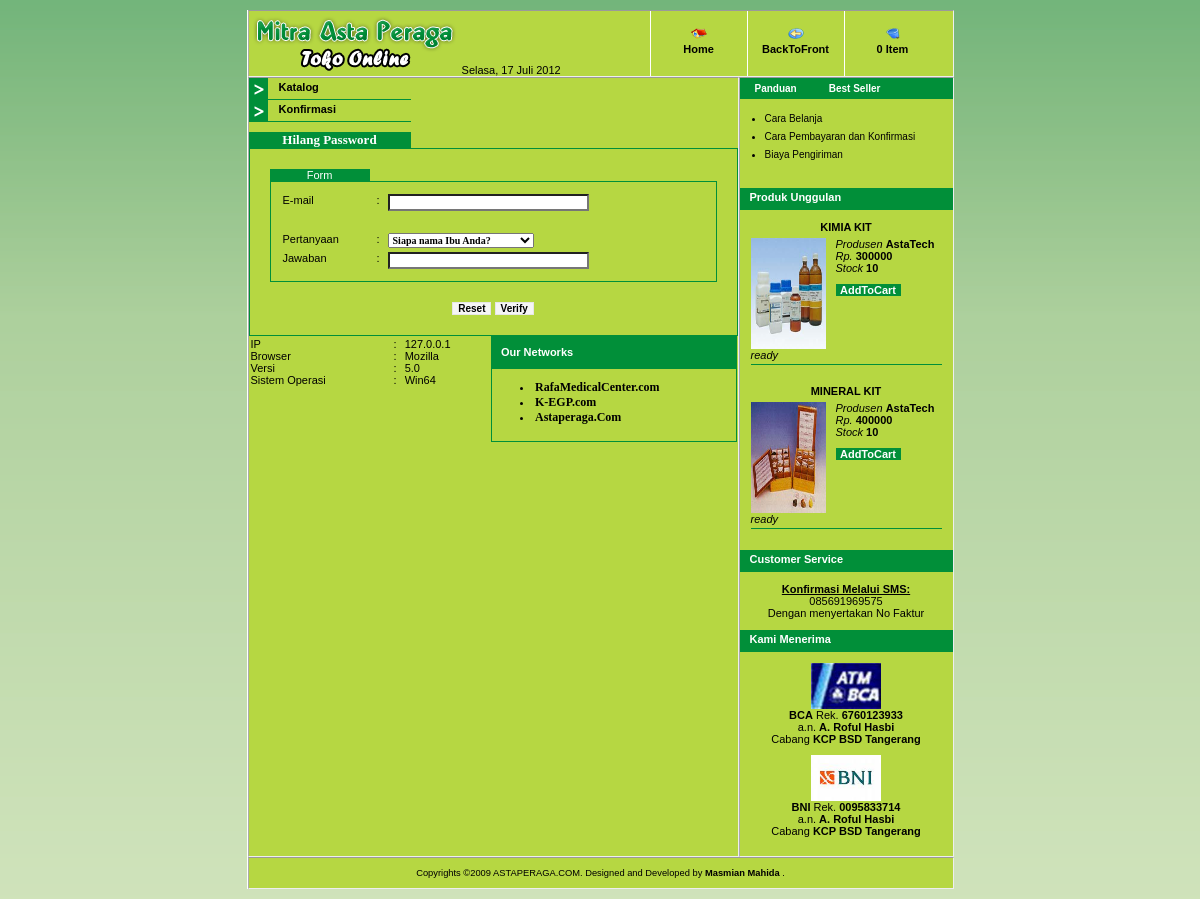
Page /action.php?view=lost on the committed database.
### tables this page shows
CREATE TABLE `tema` (
  `idTema` int(11) NOT NULL auto_increment,
  `bodyTema` text NOT NULL,
  `backTema` text NOT NULL,
  `tripTema` text NOT NULL,
  `tripTextTema` text NOT NULL,
  `banerTema` text NOT NULL,
  `banerTripTema` text NOT NULL,
  `title` text NOT NULL,
  `rincian` text NOT NULL,
  `domain` text NOT NULL,
  `online` varchar(1) NOT NULL,
  PRIMARY KEY  (`idTema`)
);

CREATE TABLE `network` (
  `idNetwork` int(2) NOT NULL auto_increment,
  `namaNetwork` text NOT NULL,
  `idStatusShow` int(2) NOT NULL,
  `keteranganNetwork` text NOT NULL,
  `linkNetwork` text NOT NULL,
  PRIMARY KEY  (`idNetwork`)
);

CREATE TABLE `produk` (
  `idProduk` int(11) NOT NULL auto_increment,
  `namaProduk` text NOT NULL,
  `hargaProduk` bigint(20) NOT NULL,
  `idKategori` int(11) NOT NULL,
  `stockProduk` int(11) NOT NULL,
  `pathImage` text NOT NULL,
  `idStatusProduk` int(11) NOT NULL,
  `konten` text NOT NULL,
  `idProdusen` int(11) NOT NULL,
  PRIMARY KEY  (`idProduk`)
);

CREATE TABLE `produsen` (
  `idProdusen` int(11) NOT NULL auto_increment,
  `namaProdusen` text NOT NULL,
  PRIMARY KEY  (`idProdusen`)
);

CREATE TABLE `bank` (
  `idBank` int(11) NOT NULL auto_increment,
  `namaBank` text NOT NULL,
  `noRekBank` text NOT NULL,
  `namaPemilik` text NOT NULL,
  `cabang` text NOT NULL,
  `image` text NOT NULL,
  PRIMARY KEY  (`idBank`)
);

### library/kelasPelanggan.php (the view, shortened to what the rows shown need)
<?php
	class Pelanggan {
		function BrowserDetector() {
			$bd['UA']=getenv(HTTP_USER_AGENT);
			$preparens="";
			$parens="";
			$i=strpos($bd['UA'],"(");
			if($i>=0) {
				$preparens=trim(substr($bd['UA'],0,$i));
				$parens=substr($bd['UA'],$i+1, strlen($bd['UA']));
				$j=strpos($parens,")");
				if($j>=0) {
					$parens=substr($parens,0,$j);
				}
			}
			else {
				$preparens=$bd['UA'];
			}
			$browVer=$preparens;
			$token=trim(strtok($parens,";"));
			while($token) {
				if($token=="compatible") {
				}
				else if (preg_match("/MSIE/i","$token")) {
					$browVer=$token;
				}
				else if (preg_match("/Opera/i","$token")) {
					$browVer=$token;
				}
				else if (preg_match("/X11/i","$token") || preg_match("/Linux/i","$token")) {
					$bd['PLATFORM']="Unix";
				}
				else if (preg_match("/Win/i","$token")) {
					$bd['PLATFORM']=$token;
				}
				else if (preg_match("/Mac/i","$token") || preg_match("/PPC/i","$token")) {
					$bd['PLATFORM']=$token;
				}
				$token=strtok(";");
			}
			$msieIndex=strpos($browVer,"MSIE");
			if($msieIndex>=0) {
				$browVer=substr($browVer,$msieIndex,strlen($browVer));
			}
			$leftover="";
			if(substr($browVer,0,strlen("Mozilla"))=="Mozilla") {
				$bd['BROWSER']="Mozilla";
				$leftover=substr($browVer,strlen("Mozilla")+1,strlen($browVer));
			}
			$leftover=trim($leftover);
			$i=strpos($leftover," ");
			if($i>0) {
				$bd['VERSION']=substr($leftover,0,$i);
			}
			else {
				$bd['VERSION']=$leftover;
			}
			return($bd);
		}
		function getIsi4() {
			$sql_tema="SELECT * FROM tema";
			$query_tema=mysql_query($sql_tema,opendb())or die(mysql_error());
			if($query_tema != null) {
				if(mysql_num_rows($query_tema)==1) {
					$row_tema=mysql_fetch_array($query_tema);
					$BACK=$row_tema['backTema'];
					$TRIP=$row_tema['tripTema'];
					$TEXT=$row_tema['tripTextTema'];
				}
			}
				$isi="<tr><td colspan=\"2\">
						<table cellpadding=\"0\" cellspacing=\"0\" border=\"0\" width=\"100%\">
							<tr><td>
								<table cellpadding=\"1\" cellspacing=\"1\" width=\"242\">
									<tr><td>";
										$bd=$this->BrowserDetector();
										$ip = getenv("REMOTE_ADDR");
										$isi .= "<table border='0' cellpadding='0' cellspacing='0' align='center' width='100%'>";
										$isi .= "	<tr>
													<td class='info'>IP</td>
													<td class='info'>:&nbsp;</td>
													<td class='info'>$ip</td>
												</tr>
												<tr>
													<td class='info'>Browser</td>
													<td class='info'> : </td>
													<td class='info'>$bd[BROWSER]</td>
												</tr>
												<tr>
													<td class='info'>Versi</td>
													<td class='info'> : </td>
													<td class='info'>$bd[VERSION]</td>
												</tr>
												<tr>
													<td class='info'>Sistem Operasi&nbsp;</td>
													<td class='info'> : </td>
													<td class='info'>$bd[PLATFORM]</td>
												</tr>
											  </table>";
						$isi .="		</td></tr>
								</table>
							</td><td>
								<table bgcolor=\"#$TRIP\" cellpadding=\"0\" cellspacing=\"0\" width=\"246\" style=\"font: normal 11px tahoma, arial;\">
									<tr><td style=\"padding: 10px; color:#$TEXT;\"><b>Our Networks</b></td><td></td></tr>
									<tr style=\"background: #$BACK;\"><td>
										<table cellpadding=\"1\" cellspacing=\"1\" width=\"100%\" bgcolor=\"#$TRIP\">
											<tr bgcolor=\"#$BACK\"><td><div id=\"coolmenu\">
											<ul style=\"left: 0px; margin-top: 10px;\">";
											$sql_net="SELECT * FROM network WHERE idStatusShow='1'";
											$query_net=mysql_query($sql_net,opendb())or die(mysql_error());
											if($query_net != null) {
												if(mysql_num_rows($query_net)>0) {
													while($row_net=mysql_fetch_array($query_net)) {
													$isi .="<li><div><a href=\"$row_net[linkNetwork]\"
																	onMouseover=\"showtext('"."$row_net[keteranganNetwork]"."')\"
																	onMouseout=\"hidetext()\">$row_net[namaNetwork]</a></div></li>";
													}
												}
											}
									$isi .="</ul></div><div id=\"tabledescription\"></div>
											</td></tr>
										</table>
									</td>
									<td></td></tr>
								</table>
								</td></tr>
						</table>
						</td>
						</tr>";
					return $isi;
		}
		function getIsi() {
			echo $this->getIsi4();
		}
			?>
<?php	}
		function getHeader() {
			$sql_tema="SELECT * FROM tema";
			$query_tema=mysql_query($sql_tema,opendb())or die(mysql_error());
			if($query_tema != null) {
				if(mysql_num_rows($query_tema)==1) {
					$row_tema=mysql_fetch_array($query_tema);
					$BACK=$row_tema['backTema'];
					$BANER=$row_tema['banerTema'];
				}
			}
			?>
			<!DOCTYPE HTML PUBLIC "-//W3C//DTD HTML 4.01 Transitional//EN"
			"http://www.w3.org/TR/html4/loose.dtd">
			<html>
			<head>
			<link href="stylea.css" rel="stylesheet" type="text/css" />
			<link rel="stylesheet" href="css/jquery.jcarousel.css" type="text/css" />
			<link rel="stylesheet" href="css/skin.css" type="text/css" />
			</head>
			<body style="margin: 10px 0 10px 0;">
			  <table cellpadding="0" cellspacing="0" align="center" id="mainframe" border="1" style="background: #<?php echo "$BACK"; ?>;">
				<tr><td colspan="2">
				<div id="wrapper">
					<img src="imagea/<?php echo $BANER; ?>" width="209" height="63"> <?php tanggal(); ?>
					<div id="topnav">
						<table width="250" height="100%" cellpadding="0" cellspacing="0">
						</table>
					</div>
				</div>
				</td></tr><tr>
<?php	}
		function getFooter() {
			$sql_tema="SELECT * FROM tema";
			$query_tema=mysql_query($sql_tema,opendb())or die(mysql_error());
			if($query_tema != null) {
				if(mysql_num_rows($query_tema)==1) {
					$row_tema=mysql_fetch_array($query_tema);
					$BACK=$row_tema['backTema'];
					$DOMAIN=$row_tema['domain'];
				}
			}
		?>
				</tr><tr><td colspan="2" style="padding: 10px; " align="center" bgcolor="#<?php echo $BACK; ?>">
					<span class="small">Copyrights &copy;2009 <?php echo $DOMAIN; ?>. Designed and Developed by <b>Masmian Mahida </b>.</span></td></tr>
			</table>
			</body>
			</html>
<?php	}
		function getKiri() {
		?>
		<td width="487">
			<table cellpadding="0" cellspacing="0" width="487" border="0">
				<?php $this->getIsi(); ?>
				</table>
			</td>
<?php	}
		function getKanan() {
			$sql_tema="SELECT * FROM tema";
			$query_tema=mysql_query($sql_tema,opendb())or die(mysql_error());
			if($query_tema != null) {
				if(mysql_num_rows($query_tema)==1) {
					$row_tema=mysql_fetch_array($query_tema);
					$BACK=$row_tema['backTema'];
					$TRIP=$row_tema['tripTema'];
				}
			}
			?>
			<td width="212" style="background-color: #<?php echo $BACK; ?>;">
			<table cellpadding="0" cellspacing="0" class="spacer"><tr><td>
							<?php
								$sql_best="SELECT idProduk FROM produk WHERE idStatusProduk='4'";
								$query_best=mysql_query($sql_best,opendb())or die(mysql_error());
								if($query_best != null) {
									if(mysql_num_rows($query_best)>0) {
										while($row_best=mysql_fetch_array($query_best)) {
											$bestID[]=$row_best['idProduk'];
										}
										$show_best=2;
										$randBest=array_rand($bestID,$show_best);
										for($iB=0; $iB<$show_best; $iB++) {
											$id_best=$bestID[$randBest[$iB]];
											$sql_idBe="	SELECT P.idProduk, P.stockProduk, P.namaProduk, P.hargaProduk, P.konten, P.pathImage, D.namaProdusen, K.namaKategori
														FROM produk P, produsen D, kategori K
														WHERE P.idProdusen=D.idProdusen
														AND P.idKategori=K.idKategori
														AND P.idProduk='$id_best'";
											$query_idBe=mysql_query($sql_idBe,opendb())or die(mysql_error());
											if($query_idBe != null) {
												if(mysql_num_rows($query_idBe)>0) {
													$row_idBe=mysql_fetch_array($query_idBe); ?>
																	<?php
																		if($_SESSION['ASTA_HASH']) {
																			$href="cart.php?token=$_SESSION[ASTA_HASH]&";
																		}
																		else {
																			$href="cart.php?";
																		}
																	?>
										<?php	}
											}
										}
									}
								}
							?>
			</td></tr>
			<tr><td align="center" valign="top" style="padding-top:5px;">
				<div style="border: 1px solid #<?php echo $BACK; ?>; width: 211px;">
					<?php
						$sql_unggul="SELECT idProduk FROM produk WHERE idStatusProduk='3'";
						$query_unggul=mysql_query($sql_unggul,opendb())or die(mysql_error());
						if($query_unggul != null) {
							if(mysql_num_rows($query_unggul)>0) {
								while($row_unggul=mysql_fetch_array($query_unggul)) {
									$unggulID[]=$row_unggul['idProduk'];
								}
								$show_unggul=2;
								$randUg=array_rand($unggulID,$show_unggul);
								for($i=0; $i<$show_unggul; $i++) {
									$id_unggul=$unggulID[$randUg[$i]];
									$sql_id="	SELECT P.idProduk, P.stockProduk, P.namaProduk, P.hargaProduk, P.konten, P.pathImage, D.namaProdusen, K.namaKategori
												FROM produk P, produsen D, kategori K
												WHERE P.idProdusen=D.idProdusen
												AND P.idKategori=K.idKategori
												AND P.idProduk='$id_unggul'";
									$query_id=mysql_query($sql_id,opendb())or die(mysql_error());
									if($query_id != null) {
										if(mysql_num_rows($query_id)>0) {
											$row_id=mysql_fetch_array($query_id); ?>
											<div style="padding: 10px 10px 10px 10px;">
												<div style="padding-bottom: 5px; color: #000000;"><?php echo "<b>".strtoupper($row_id['namaProduk'])."</b>"; ?></div>
												<table cellpadding="0" cellspacing="0" align="center" width="100%" border="0">
													<tr>
														<td width="85">
															<div><img src="./imagea/product/<?php echo $row_id['pathImage']; ?>" width="75" height="111"></div>
															</td>
														<td align="left">
															<?php
																if($_SESSION['ASTA_HASH']) {
																	$href="cart.php?token=$_SESSION[ASTA_HASH]&";
																}
																else {
																	$href="cart.php?";
																}
															?>
															<div><i><font color="black">Produsen</font></i> <b><?php echo $row_id['namaProdusen']; ?></b></div>
															<div><i><font color="black">Rp. </font></i> <b><?php echo $row_id['hargaProduk']; ?></b></div>
															<div><i><font color="black">Stock</font></i> <b><?php echo $row_id['stockProduk']; ?></b></div>
															<div style="padding-top: 10px;"><div style="background-color: #<?php echo $TRIP; ?>; width: 65px; text-align: center;"><a href="<?php echo $href."pd_id=$row_id[idProduk]"; ?>"><div style="color: #ffffff;"><b>AddToCart</b></div></a></div></div>
															</td>
														</tr>
													<tr>
														<td colspan="2" align="left" valign="top">
															<div><i><?php echo $row_id['konten']; ?></i></div>
															</td>
														</tr>
													</table>
												<div style="padding-top: 3px;"><div style="height: 1px; background-color: #<?php echo $TRIP; ?>; width: 191px; text-align: left;"></div></div>
												</div>
								<?php	}
									}
								}
							}
						}
					?>
					</div><div style="padding-bottom: 10px;"></div>
				<div style="border: 1px solid #<?php echo $BACK; ?>; width: 211px;">
					<div style="padding: 10px 10px 0px 10px;">
					<?php
						$sql_bank="SELECT * FROM bank";
						$query_bank=mysql_query($sql_bank,opendb())or die(mysql_error());
						if($query_bank !=null) {
							if(mysql_num_rows($query_bank)>0) {
								while($row_bank=mysql_fetch_array($query_bank)) { ?>
									<div align="center"><img src="./imagea/<?php echo $row_bank['image']; ?>" width="70" height="46"></div>
									<div align="center"><b><?php echo strtoupper($row_bank['namaBank']); ?></b> Rek. <b><?php echo $row_bank['noRekBank']; ?></b></div>
									<div align="center">a.n. <b><?php echo $row_bank['namaPemilik']; ?></b></div>
									<div align="center">Cabang <b><?php echo $row_bank['cabang']; ?></b></div>
									<div style="padding-bottom: 10px;"></div>
					<?php		}
							}
						}
					?>
						</div>
					</div>
				</td></tr>
			</table>
		</td>
<?php	}
		function getTampilkan() {
			$this->getHeader();
			$this->getKiri();
			$this->getKanan();
			$this->getFooter();
		}
	}
?>

### rows in the picture
tema: banerTema (picture), domain "ASTAPERAGA.COM"
network: namaNetwork "RafaMedicalCenter.com"
network: namaNetwork "K-EGP.com"
network: namaNetwork "Astaperaga.Com"
produk: namaProduk "KIMIA KIT", pathImage (picture), idProdusen.namaProdusen "AstaTech", hargaProduk "300000", stockProduk "10", konten "ready"
produk: namaProduk "MINERAL KIT", pathImage (picture), idProdusen.namaProdusen "AstaTech", hargaProduk "400000", stockProduk "10", konten "ready"
bank: image (picture), namaBank "BCA", noRekBank "6760123933", namaPemilik "A. Roful Hasbi", cabang "KCP BSD Tangerang"
bank: image (picture), namaBank "BNI", noRekBank "0095833714", namaPemilik "A. Roful Hasbi", cabang "KCP BSD Tangerang"

### other values in the picture
$hasil "Selasa, 17 Juli 2012"
$nama "Home"
$nama "BackToFront"
$nama "0 Item"
$nama "Katalog"
$nama "Konfirmasi"
$ip "127.0.0.1"
$bd[BROWSER] "Mozilla"
$bd[VERSION] "5.0"
$bd[PLATFORM] "Win64"
form field idTanya "Siapa nama Ibu Anda?"
